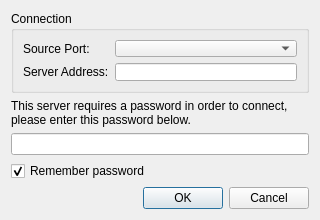
<?xml version="1.0" encoding="UTF-8"?>
<ui version="4.0">
 <class>passwordDlg</class>
 <widget class="QDialog" name="passwordDlg">
  <property name="geometry">
   <rect>
    <x>0</x>
    <y>0</y>
    <width>320</width>
    <height>220</height>
   </rect>
  </property>
  <property name="sizePolicy">
   <sizepolicy hsizetype="Maximum" vsizetype="Preferred">
    <horstretch>0</horstretch>
    <verstretch>0</verstretch>
   </sizepolicy>
  </property>
  <property name="minimumSize">
   <size>
    <width>320</width>
    <height>0</height>
   </size>
  </property>
  <property name="maximumSize">
   <size>
    <width>320</width>
    <height>220</height>
   </size>
  </property>
  <property name="windowTitle">
   <string>Connection Password</string>
  </property>
  <layout class="QVBoxLayout" name="verticalLayout">
   <item>
    <widget class="QGroupBox" name="connectionBox">
     <property name="title">
      <string>Connection</string>
     </property>
     <layout class="QFormLayout" name="formLayout">
      <item row="0" column="0">
       <widget class="QLabel" name="label_3">
        <property name="text">
         <string>Source Port:</string>
        </property>
       </widget>
      </item>
      <item row="0" column="1">
       <widget class="QComboBox" name="engines"/>
      </item>
      <item row="1" column="0">
       <widget class="QLabel" name="label_2">
        <property name="text">
         <string>Server Address:</string>
        </property>
       </widget>
      </item>
      <item row="1" column="1">
       <widget class="QLineEdit" name="leServerAddress"/>
      </item>
     </layout>
    </widget>
   </item>
   <item>
    <widget class="QLabel" name="label">
     <property name="text">
      <string>This server requires a password in order to connect, please enter this password below.</string>
     </property>
     <property name="wordWrap">
      <bool>true</bool>
     </property>
    </widget>
   </item>
   <item>
    <widget class="QLineEdit" name="password"/>
   </item>
   <item>
    <widget class="QCheckBox" name="remember">
     <property name="text">
      <string>Remember password</string>
     </property>
     <property name="checked">
      <bool>true</bool>
     </property>
    </widget>
   </item>
   <item>
    <widget class="QDialogButtonBox" name="buttonBox">
     <property name="standardButtons">
      <set>QDialogButtonBox::Cancel|QDialogButtonBox::Ok</set>
     </property>
    </widget>
   </item>
  </layout>
 </widget>
 <resources/>
 <connections/>
</ui>
